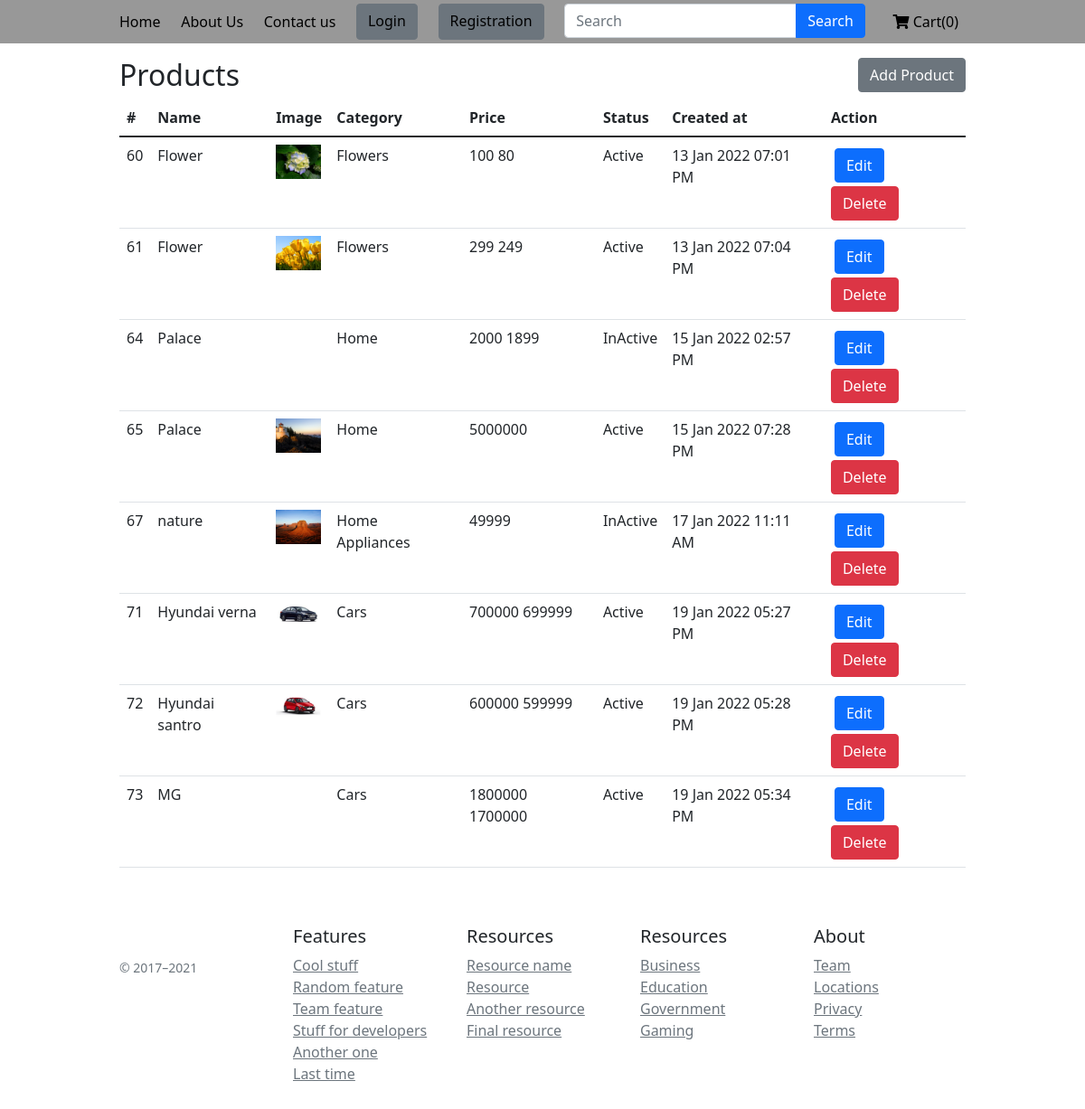
The app's page /product-list.php with its own data.
### tables this page shows
CREATE TABLE `product` (
  `id` int(11) NOT NULL,
  `product_name` varchar(100) NOT NULL,
  `product_image` text NOT NULL,
  `catogary_id` int(50) NOT NULL,
  `product_desc` varchar(255) NOT NULL,
  `product_price` int(10) NOT NULL,
  `selling_price` int(11) DEFAULT NULL,
  `status` int(11) NOT NULL DEFAULT 0 COMMENT '1-active,0-inactive',
  `created_at` datetime NOT NULL DEFAULT current_timestamp()
);

CREATE TABLE `catogary` (
  `id` int(11) NOT NULL,
  `catogary_name` varchar(255) NOT NULL,
  `created_at` datetime NOT NULL DEFAULT current_timestamp()
);

### include/functions.php (called while the page is built, shortened)
<?php
function formattedDateTime($date)
{
    return date("d M Y h:i A", strtotime($date));
}
function cartCounter()
{
    $cart = isset($_COOKIE["cart"]) ? $_COOKIE["cart"] : "[]";
    $cart = json_decode($cart);
    $quantity = 0;
    for ($i = 0; $i < count($cart); $i++) {
        $quantity = $quantity + $cart[$i]->quantity;
    }
    return $quantity;
}

### pages/product-list.php (called while the page is built, shortened)
<?php
$query = "select catogary.catogary_name,product_name,product_image,
product.id,product_price,selling_price,status,product.created_at FROM catogary
INNER JOIN product ON product.catogary_id=catogary.id";
$result = mysqli_query($mysqli, $query);

### product-list.php (the view, shortened to what this page needs)
<?php
include './include/top.php';
include './pages/product-list.php';
?>
<div class="container">
    <div class="row">
        <div class="col-6 mt-3">
            <h2>Products</h2>
        </div>
        <div class="col-6 mt-3 text-end"><a href="product-add.php" class="btn btn-secondary">Add Product</a></div>
    </div>
    <table class="table">
        <thead>
            <tr>
                <th scope="col">#</th>
                <th scope="col">Name</th>
                <th scope="col">Image</th>
                <th scope="col">Category</th>
                <th scope="col">Price</th>
                <th scope="col">Status</th>
                <th scope="col">Created at</th>
                <th scope="col">Action</th>
            </tr>
        </thead>
        <tbody>
            <?php
            while ($row = mysqli_fetch_array($result)) { ?>
                <tr>
                    <td scope="row"><?= $row['id'] ?></td>
                    <td scope="row"><?= $row['product_name'] ?></td>
                    <td scope="row"><img src="./uploads/products/<?= $row['product_image'] ?>" alt="" width="50px"></td>
                    <td scope="row"><?= $row['catogary_name'] ?></td>
                    <td scope="row">
                        <?= $row['product_price'] ?>
                        <?= $row['selling_price']  ?>
                    </td>
                    <td scope="row"><?= $row['status'] == 0 ? 'InActive':'Active' ?> </td>
                    <td scope="row"><?= formattedDateTime($row['created_at']) ?> </td>
                    <td>
                        <a class="btn btn-primary m-1" href="Product-update.php?id=<?= $row['id'] ?>">Edit</a>
                        <a class="btn btn-danger" href="Product-list.php?id=<?= $row['id'] ?>">Delete</a>
                    </td>
                </tr>
            <?php } ?>
        </tbody>
    </table>
</div>
<?php include 'include/bottom.php'; ?>

### include/top.php (shortened to what this page needs)
<!doctype html>
<html lang="en">
<head>
  <link href="css/bootstrap.min.css" rel="stylesheet">
  <link rel="stylesheet" href="https://cdnjs.cloudflare.com/ajax/libs/font-awesome/5.15.4/css/all.min.css" />
  <link href="css/style.css" rel="stylesheet">
  <link rel="stylesheet" type="text/css" href="css/slick.css">
  <link rel="stylesheet" type="text/css" href="css/slick-theme.css">
</head>
<body>
  <header class="site-header sticky-top py-1">
    <nav class="container d-flex flex-column flex-md-row justify-content-between">
      <a class="py-2 d-none d-md-inline-block" href="index.php">Home</a>
      <a class="py-2 d-none d-md-inline-block" href="aboutus.php">About Us</a>
      <a class="py-2 d-none d-md-inline-block" href="contactus.php">Contact us</a>
      <?php
      if (isset($_SESSION['email'])) {
        if ($_SESSION['user_type'] == 1) {
      ?>
          <a class="nav-link dropdown-toggle" href="#" id="navbarDropdown" role="button" data-bs-toggle="dropdown" aria-expanded="false">
            Settings
          </a>
          <ul class="dropdown-menu" aria-labelledby="navbarDropdown">
            <li>
              <h6 style="margin-left: 15px;">Hey,<b style="font-size:20px;  "><?php echo "Admin"; ?></b></h6>
            </li>
            <li><a class="dropdown-item" href="home-slider-list.php"><i class="fas fa-sliders-h"></i> Home slides</a></li>
            <li><a class="dropdown-item" href="users-list.php"><i class="fas fa-user"></i> User</a></li>
            <li><a class="dropdown-item" href="catogary-list.php"><i class="fas fa-folder"></i> Catogary</a></li>
            <li><a class="dropdown-item" href="product-list.php"><i class="fab fa-microsoft"></i> Product</a></li>
            <li><a class="dropdown-item" href="user-orders.php"><i class="fa fa-wallet"></i> Orders</a></li>
            <li><a class="dropdown-item" href="Logout.php"><i class="fa fa-sign-out-alt"></i> Logout</a></li>
          </ul>
        <?php } ?>
        <?php if ($_SESSION['user_type'] == 2) {
        ?>
          <a class="nav-link dropdown-toggle" href="#" id="navbarDropdown" role="button" data-bs-toggle="dropdown" aria-expanded="false">
            Settings
          </a>
          <ul class="dropdown-menu" aria-labelledby="navbarDropdown">
            <li>
              <h6 style="margin-left: 15px;">Hey,<b style="font-size:20px;  "><?php echo $_SESSION['first_name']; ?></b></h6>
            </li>
            <li><a class="dropdown-item" href="#"><i class="fa fa-user-circle"></i> Profile</a></li>
            <li><a class="dropdown-item" href="cart.php"><i class="fa fa-shopping-cart"></i> Cart(<?= cartCounter(); ?>)</a></li>
            <li><a class="dropdown-item" href="user-orders.php"><i class="fa fa-wallet"></i> Orders</a></li>
            <li><a class="dropdown-item" href="#"><i class="fa fa-bell"></i> Notifications</a></li>
            <li><a class="dropdown-item" href="#"><i class="fa fa-cogs"></i> Settings</a></li>
            <li><a class="dropdown-item" href="Logout.php"><i class="fa fa-sign-out-alt"></i> Logout</a></li>
          </ul>
        <?php } ?>
      <?php
      } else { ?>
        <a class="btn btn-secondary" href="sign-in.php" role="button">Login</a>
        <a class="btn btn-secondary" href="registration.php" role="button">Registration</a>
      <?php }
      ?>
      <div class="row">
        <form method="GET" action="search.php">
          <div class="input-group">
            <input type="text" class="form-control" placeholder="Search" name="search" value="<?= isset($_GET['search']) ? $_GET['search'] : "" ?>">
            <button type="submit" class="btn btn-primary">Search</button>
          </div>
        </form>
      </div>
      <a class="m-2" href="cart.php"><i class="fa fa-shopping-cart"></i> Cart(<?= cartCounter(); ?>)</a>
    </nav>
  </header>
  <main>

### include/bottom.php (shortened to what this page needs)
</main>
<footer class="container py-5">
  <div class="row">
    <div class="col-12 col-md">
      <small class="d-block mb-3 text-muted">&copy; 2017–2021</small>
    </div>
    <div class="col-6 col-md">
      <h5>Features</h5>
      <ul class="list-unstyled text-small">
        <li><a class="link-secondary" href="#">Cool stuff</a></li>
        <li><a class="link-secondary" href="#">Random feature</a></li>
        <li><a class="link-secondary" href="#">Team feature</a></li>
        <li><a class="link-secondary" href="#">Stuff for developers</a></li>
        <li><a class="link-secondary" href="#">Another one</a></li>
        <li><a class="link-secondary" href="#">Last time</a></li>
      </ul>
    </div>
    <div class="col-6 col-md">
      <h5>Resources</h5>
      <ul class="list-unstyled text-small">
        <li><a class="link-secondary" href="#">Resource name</a></li>
        <li><a class="link-secondary" href="#">Resource</a></li>
        <li><a class="link-secondary" href="#">Another resource</a></li>
        <li><a class="link-secondary" href="#">Final resource</a></li>
      </ul>
    </div>
    <div class="col-6 col-md">
      <h5>Resources</h5>
      <ul class="list-unstyled text-small">
        <li><a class="link-secondary" href="#">Business</a></li>
        <li><a class="link-secondary" href="#">Education</a></li>
        <li><a class="link-secondary" href="#">Government</a></li>
        <li><a class="link-secondary" href="#">Gaming</a></li>
      </ul>
    </div>
    <div class="col-6 col-md">
      <h5>About</h5>
      <ul class="list-unstyled text-small">
        <li><a class="link-secondary" href="#">Team</a></li>
        <li><a class="link-secondary" href="#">Locations</a></li>
        <li><a class="link-secondary" href="#">Privacy</a></li>
        <li><a class="link-secondary" href="#">Terms</a></li>
      </ul>
    </div>
  </div>
</footer>
</body>
</html>

### css/style.css (style rules this page uses)
.container { max-width: 960px; }
.site-header { background-color: rgba(134, 134, 134, 0.85); -webkit-backdrop-filter: saturate(180%) blur(20px); backdrop-filter: saturate(180%) blur(20px); color: black; }
.site-header a { color: black ; transition: color .15s ease-in-out ; text-decoration: none ; }

### records on screen
product: id "60", product_name "Flower", product_image (picture), catogary.catogary_name "Flowers", product_price "100", selling_price "80", status "Active", created_at "13 Jan 2022 07:01 PM"
product: id "61", product_name "Flower", product_image (picture), catogary.catogary_name "Flowers", product_price "299", selling_price "249", status "Active", created_at "13 Jan 2022 07:04 PM"
product: id "64", product_name "Palace", catogary.catogary_name "Home", product_price "2000", selling_price "1899", status "InActive", created_at "15 Jan 2022 02:57 PM"
product: id "65", product_name "Palace", product_image (picture), catogary.catogary_name "Home", product_price "5000000", status "Active", created_at "15 Jan 2022 07:28 PM"
product: id "67", product_name "nature", product_image (picture), catogary.catogary_name "Home Appliances", product_price "49999", status "InActive", created_at "17 Jan 2022 11:11 AM"
product: id "71", product_name "Hyundai verna", product_image (picture), catogary.catogary_name "Cars", product_price "700000", selling_price "699999", status "Active", created_at "19 Jan 2022 05:27 PM"
product: id "72", product_name "Hyundai santro", product_image (picture), catogary.catogary_name "Cars", product_price "600000", selling_price "599999", status "Active", created_at "19 Jan 2022 05:28 PM"
product: id "73", product_name "MG", catogary.catogary_name "Cars", product_price "1800000", selling_price "1700000", status "Active", created_at "19 Jan 2022 05:34 PM"

### other values on screen
cartCounter() "0"
